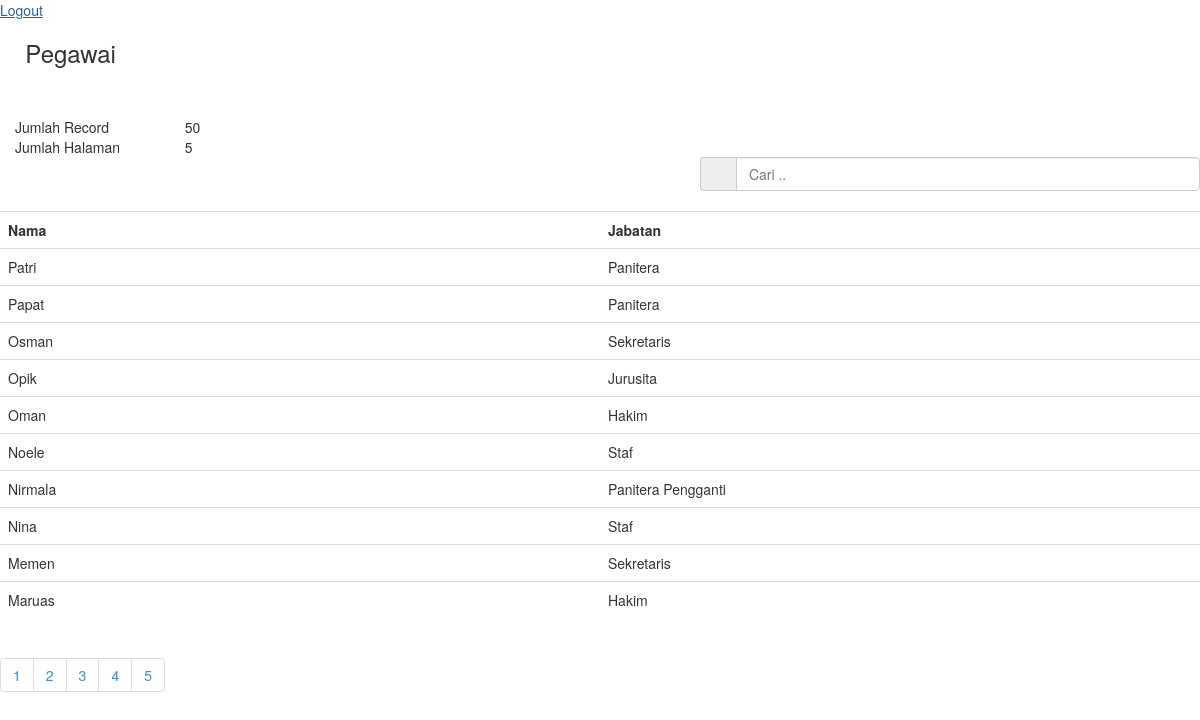
The page /index.php?page=2 (signed in) on the database its author committed.
### tables this page shows
CREATE TABLE `pegawai` (
  `id` int(5) NOT NULL,
  `nama` varchar(50) NOT NULL,
  `jabatan` varchar(50) NOT NULL
);

### index.php (the view, shortened to what this page needs)
<?php
require 'config.php';
if (isset($_GET["order"])) {
	$order = $_GET["order"];
}else {
	$order ="nama";
}
if (isset ($_GET["sort"])) {
	$sort = $_GET["sort"];
}else {
	$sort = "ASC";
}
$sort == "DESC" ? $sort = "ASC" : $sort = "DESC";
 ?>
<!DOCTYPE html>
<html>
<head>
	<a href="logout.php">Logout</a>
	<link rel="stylesheet" type="text/css" href="css/bootstrap.css">
	<link rel="stylesheet" type="text/css" href="js/jquery-ui/jquery-ui.css">
</head>
<body>
<h3><span class="glyphicon glyphicon-briefcase"></span>  Pegawai</h3>
<br/>
<br/>
<?php
$per_hal=10;
$jumlah_record=mysqli_query($conn, "SELECT * from pegawai");
$jum=$jumlah_record->num_rows;
$halaman=ceil($jum / $per_hal);
$page = (isset($_GET['page'])) ? (int)$_GET['page'] : 1;
$start = ($page - 1) * $per_hal;
?>
<div class="col-md-12">
	<table class="col-md-2">
		<tr>
			<td>Jumlah Record</td>
			<td><?php echo $jum; ?></td>
		</tr>
		<tr>
			<td>Jumlah Halaman</td>
			<td><?php echo $halaman; ?></td>
		</tr>
	</table>
</div>
<form action="" method="get">
	<div class="input-group col-md-5 col-md-offset-7">
		<span class="input-group-addon" id="basic-addon1"><span class="glyphicon glyphicon-search"></span></span>
		<input type="text" class="form-control" placeholder="Cari .." aria-describedby="basic-addon1" name="cari">
	</div>
</form>
<br/>
<table class="table table-hover" id="myTable">
	<tr>
		<th class="col-md-4" id="nama" onclick="sortTable(0)">Nama</th>
		<th class="col-md-4" id="jabatan" onclick="sortTable(0)">Jabatan</th>
	</tr>
	<?php
	if(isset($_GET['cari'])){
		$cari=mysqli_real_escape_string($conn, $_GET['cari']);
		$pgw=mysqli_query($conn, "select * from pegawai where nama like '$cari' or jabatan like '$cari'");
	}else{
		$pgw=mysqli_query($conn, "select * from pegawai order by $order $sort limit $start, $per_hal");
	}
	while($b=mysqli_fetch_array($pgw)){
		?>
		<tr>
			<td><?php echo $b['nama'] ?></td>
			<td><?php echo ($b['jabatan']) ?></td>
		</tr>
		<?php
	}
	?>
	</table>
<ul class="pagination">
			<?php
			for($x=1;$x<=$halaman;$x++){
				?>
				<li><a href="?page=<?php echo $x ?>"><?php echo $x ?></a></li>
				<?php
			}
			?>
		</ul>
</body>
</html>

### rows shown on the page
pegawai: nama "Patri", jabatan "Panitera"
pegawai: nama "Papat", jabatan "Panitera"
pegawai: nama "Osman", jabatan "Sekretaris"
pegawai: nama "Opik", jabatan "Jurusita"
pegawai: nama "Oman", jabatan "Hakim"
pegawai: nama "Noele", jabatan "Staf"
pegawai: nama "Nirmala", jabatan "Panitera Pengganti"
pegawai: nama "Nina", jabatan "Staf"
pegawai: nama "Memen", jabatan "Sekretaris"
pegawai: nama "Maruas", jabatan "Hakim"

### other values the page prints
$jum "50"
$halaman "5"
